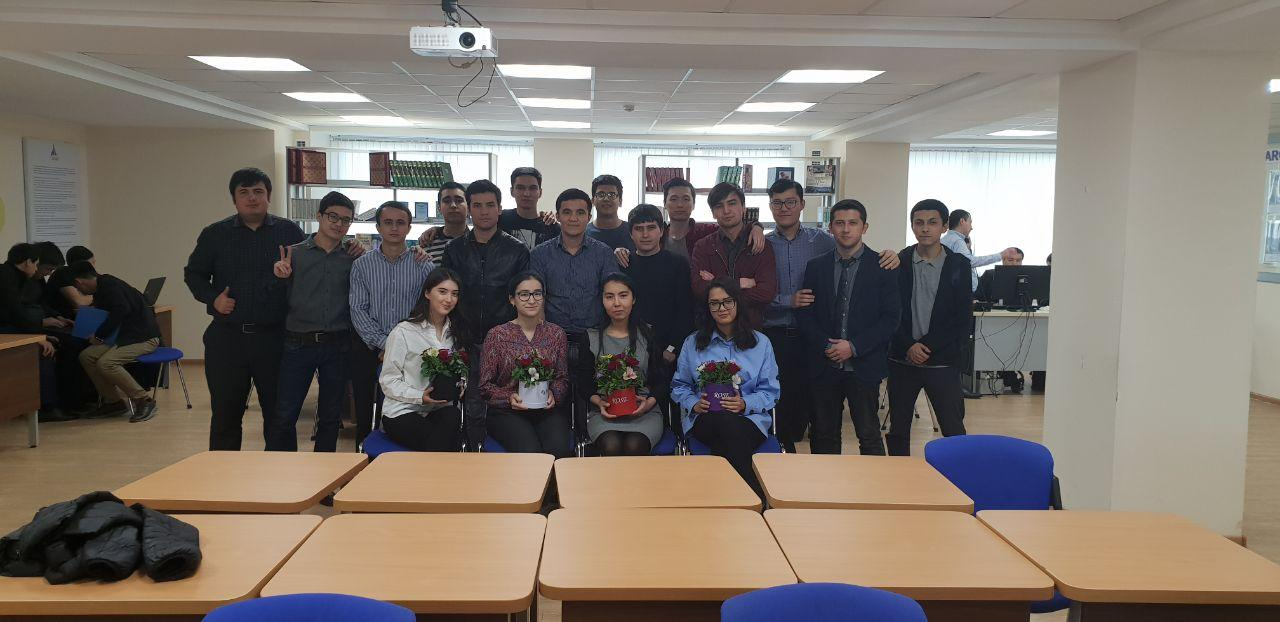
#> input picture pics/group16-7.jpg, 1280 x 622 px, given in place of group16-7.jpg.jpg, which was not available
$ python detect.py pics/group16-7.jpg
#> lines starting #> are read from the running program, lines starting #| are printed output that depends on the picture; pictures that were not available may be replaced by others from this repository, and a replacement may not be noted
import cv2
import os
import sys

def detect_main(image):
	# cam = cv2.VideoCapture(1)
	# Xml file for face detection
#> called with image = 'pics/group16-7.jpg'
	if './pics' in image:
		image = image;
	else:
		image = './pics/' + image + '.jpg'

	face_detection = cv2.CascadeClassifier("haarcascade_frontalface_default.xml")
	img = cv2.imread(image)
#> img is the input picture: shape (622, 1280, 3); mean B, G, R 107.1, 114.8, 123.7
	gray = cv2.cvtColor(img, cv2.COLOR_BGR2GRAY)
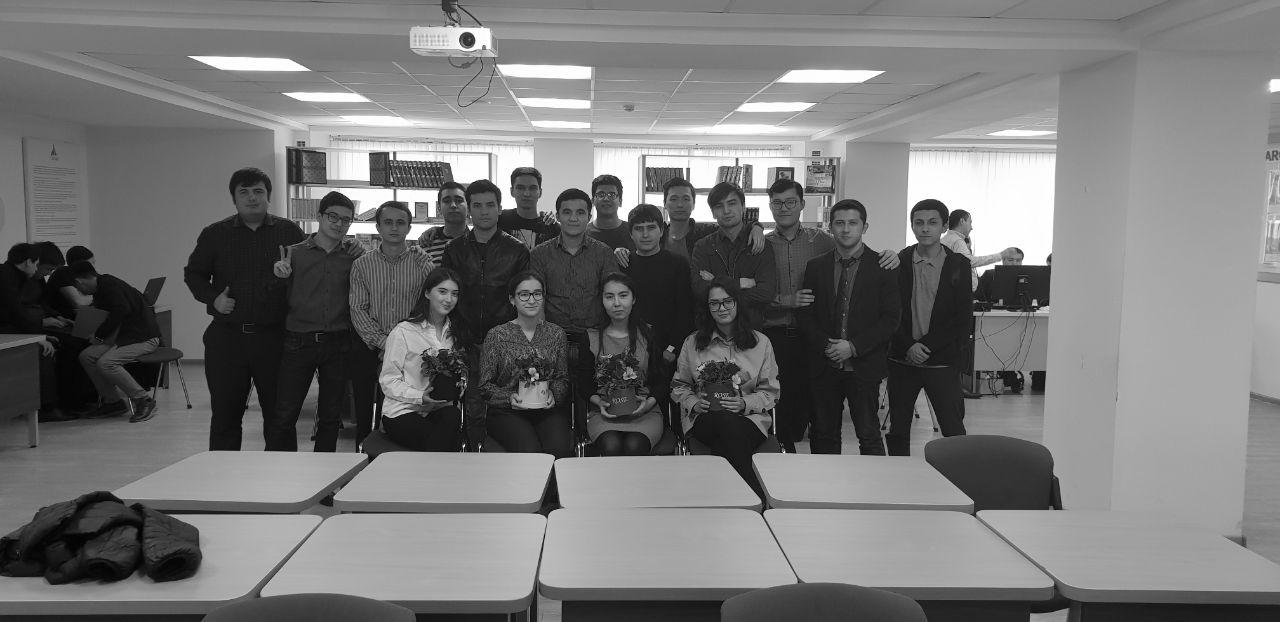
#> gray: shape (622, 1280); min 0, max 255, mean 116.6
	faces = face_detection.detectMultiScale(gray,scaleFactor=1.1,minNeighbors=5,minSize=(30,30))
#> faces = 14 rows, first 6: [511, 175, 33, 33], [234, 178, 36, 36], [435, 186, 37, 37], [467, 191, 36, 36], [554, 196, 41, 41], [377, 208, 36, 36]

	if not os.path.exists('./StudentFaces'):
		os.makedirs('./StudentFaces')
	i = 0
	print("detected = {}".format(len(faces)))
#| detected = 14
	for x,y,w,h in faces:
		cv2.imwrite('./StudentFaces/face' + str(i + 1) + '.jpg', img[y:y+h,x:x+w])
		i = i + 1
#> this loop made 14 passes
#> (x, y, w, h) on passes 1 to 12: (511, 175, 33, 33), (234, 178, 36, 36), (435, 186, 37, 37), (467, 191, 36, 36), (554, 196, 41, 41), (377, 208, 36, 36), (826, 208, 41, 41), (909, 209, 35, 35), (628, 215, 37, 37), (429, 279, 35, 35), (510, 278, 40, 40), (596, 279, 42, 42)
#> pass 1, in detect_main, `cv2.imwrite('./StudentFaces/face' + str(i + 1) + '.jpg', img[y:y+h,x:x..`:
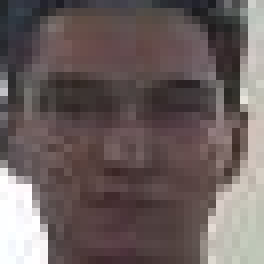
#> saved as face1.jpg: shape (33, 33, 3) (shown 8 times larger); mean B, G, R 93.4, 94.2, 106.6
#> pass 2, in detect_main, `cv2.imwrite('./StudentFaces/face' + str(i + 1) + '.jpg', img[y:y+h,x:x..`:
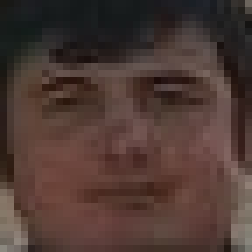
#> saved as face2.jpg: shape (36, 36, 3) (shown 7 times larger); mean B, G, R 51.9, 57.6, 77.3
#> after the loop, i = 14

if __name__ == "__main__":
	if len(sys.argv) is not 1:

		detect_main(sys.argv[1])
